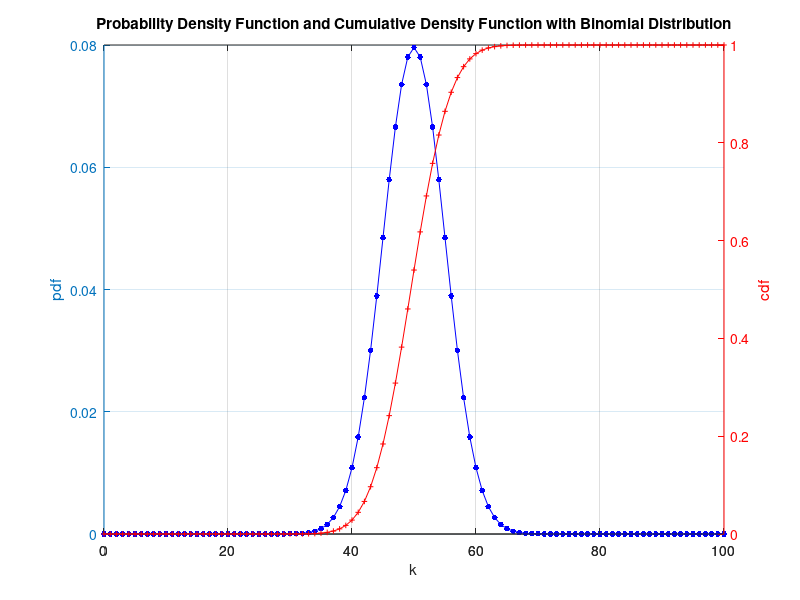

Reproduce this figure in MATLAB.
% 20130502 XY511 17:25
% AbrahamX @ NWPU
% Binomial Distribution, example and graph
N = 100;  % number of trials
p = 0.5;  % probability of success
k = 0: N;  % number of event A happens

pdf = binopdf(k, N, p);  % Probability Density Function
cdf = binocdf(k, N, p);  % Cumulative Density Function

% Plot
h = plotyy(k, pdf, k, cdf);  % two y-coordinates
set(get(h(1),'Children'), 'Color', 'b', 'Marker', '.', ...
  'MarkerSize', 13)  % This teaches you how to config plotyy()
set(get(h(1), 'Ylabel'), 'String', 'pdf')
set(h(2), 'Ycolor', [1,0,0])
set(get(h(2),'Children'), 'Color', 'r', 'Marker', '+', ...
  'MarkerSize', 4)
set(get(h(2),'Ylabel'), 'String', 'cdf')
xlabel('k')
title(['Probability Density Function', ' and ', ...
  'Cumulative Density Function', ' with Binomial Distribution'])
grid on






% Comment: Do I really need SEX? Probably not. All I have to do is
% to concentrate on those projects given to me, and work out 
% quality projects, papers as well.

% Comment: Sex and the City. What a cute story...Aha.
% Sex, Fuck and the Stuffssss you will encounter in the future. 
% Really? Just a joke.